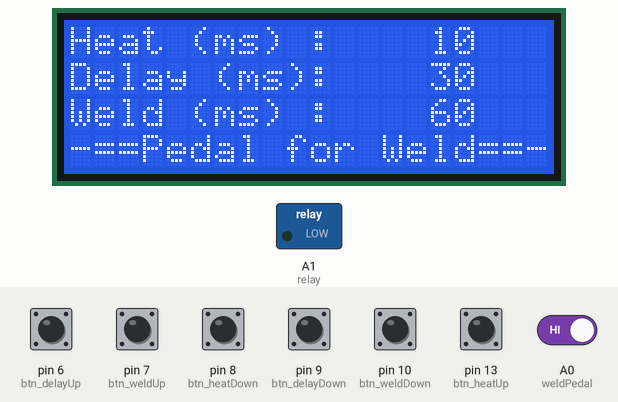
Simulated run of this sketch. Board: Arduino Nano, built with avr-gcc and run on an emulated ATmega328P. On the bench: 20×4 character LCD, switched loads named in the sketch (green lamp = pin HIGH). Dashed ring = blinking. The test bench sets the inputs (shaded band); at power-on: A0 (weldPedal) HIGH, pin 6 (btn_delayUp), pin 7 (btn_weldUp), pin 8 (btn_heatDown), pin 9 (btn_delayDown), pin 10 (btn_weldDown), pin 13 (btn_heatUp) LOW.

Above: at 2.2 s.
2.3 s: A0 (weldPedal) driven LOW
At 2.61 s:
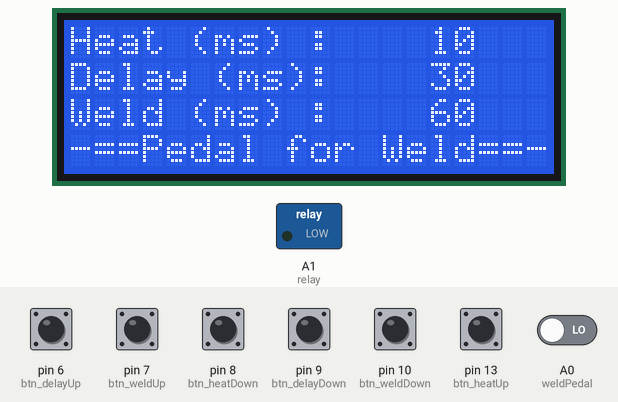
4.6 s: pin 8 (btn_heatDown) pulled HIGH for 0.15 s
At 4.88 s:
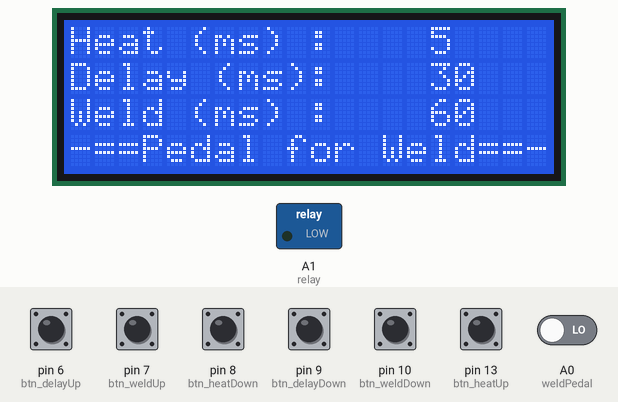
7.7 s: pin 6 (btn_delayUp) pulled HIGH for 0.15 s
At 8.33 s:
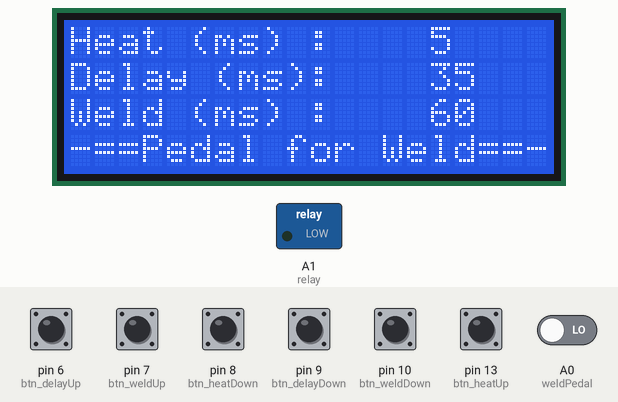
10.8 s: pin 7 (btn_weldUp) pulled HIGH for 0.15 s
At 11.0 s:
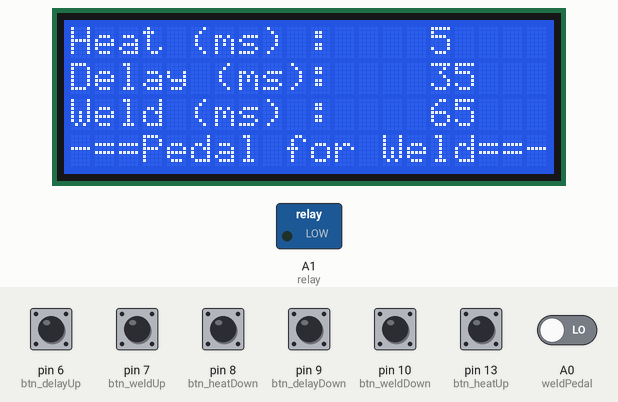
13.9 s: pin 9 (btn_delayDown) pulled HIGH for 0.15 s
At 14.51 s:
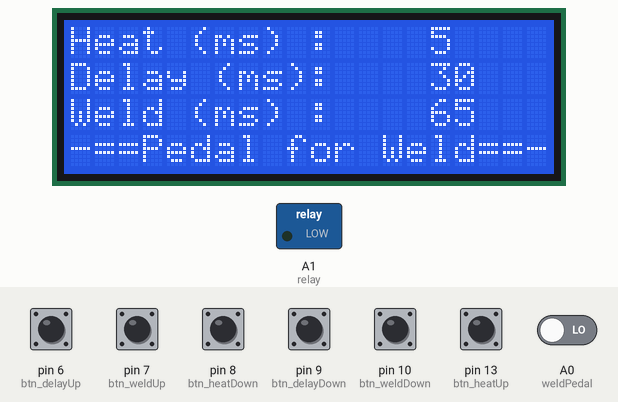
17.0 s: pin 10 (btn_weldDown) pulled HIGH for 0.15 s
At 17.18 s:
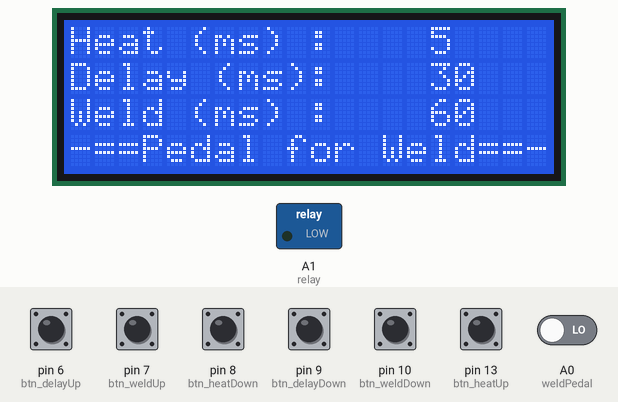
Timing chart, 0 to 21.1 s (numbered marks = the images above; inputs shaded):
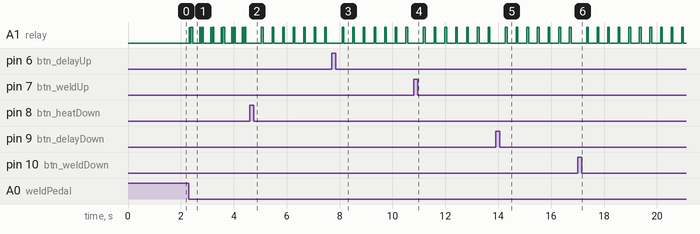

The sketch:

main.ino
```cpp
#include <Arduino.h>
#include <LiquidCrystal.h>

// button related variables
const int btn_heatUp = 13;
const int btn_heatDown = 8;
const int btn_delayUp = 6;
const int btn_delayDown = 9;
const int btn_weldUp = 7;
const int btn_weldDown = 10;
const int weldPedal = A0;
const int relay = A1;

// button state related variables
int state_btn_heatUp = 0;
int state_btn_heatDown = 0;
int state_btn_delayUp = 0;
int state_btn_delayDown = 0;
int state_btn_weldUp = 0;
int state_btn_weldDown = 0;
int state_btn_weldPedal = 0;
bool btnStateChanged = true;
bool weldDone = false;
bool paramsScreenDrawn = false;

//weld timing related variables
int heatMsPrior = 0;
int delayMsPrior = 0;
int weldMsPrior = 0;
int heatMsCurrent = 10;
int delayMsCurrent = 30;
int weldMsCurrent = 60;
int heatMsMax = 50;
int delayMsMax = 3000;
int weldMsMax = 200;
int delta = 5;

//delay timing related variables
int delayForInputs = 250;

// LCD
const int rs = 12, en = 11, d4 = 5, d5 = 4, d6 = 3, d7 = 2;
LiquidCrystal lcd(rs, en, d4, d5, d6, d7);						                           // Initialise lcd

void setup()
{
	pinMode(btn_heatUp, INPUT);
	pinMode(btn_heatDown, INPUT);
	pinMode(btn_delayUp, INPUT);
	pinMode(btn_delayDown, INPUT);
	pinMode(btn_weldUp, INPUT);
	pinMode(btn_weldDown, INPUT);
	pinMode(weldPedal, INPUT);
	pinMode(relay, OUTPUT);
	digitalWrite(relay, LOW);
	lcd.begin(20, 4); 										                                         // initialise 2004 LCD
	drawInitScreen();
	delay(1000);
}

void loop() {
	getInputs();                                                                   // just listen for inputs
}
```

inputs.ino
```cpp
// ================== functions ========================== //

void getInputs () {        									                                     // cycle through this function while not welding, allow to change params
	readBtnStates();                                                               // capture a press of any button
	if(paramsScreenDrawn == false) {                                               // just for not to redraw screen every time, thus avoid flickering
		drawParamsLabels();
		}

		if (btnStateChanged == true || weldDone == true) {                           // if got a button pushed
			drawParamsValues();
			delay(delayForInputs);
		}
	resetBtnStates();  											                                       // reset states of the buttons after done with the execution
}

void readBtnStates () {                                                          // listen for state changes of buttons

	state_btn_heatUp = digitalRead(btn_heatUp);
	state_btn_heatDown = digitalRead(btn_heatDown);
	state_btn_delayUp = digitalRead(btn_delayUp);
	state_btn_delayDown = digitalRead(btn_delayDown);
	state_btn_weldUp = digitalRead(btn_weldUp);
	state_btn_weldDown = digitalRead(btn_weldDown);
	state_btn_weldPedal = digitalRead(weldPedal);

	// adjust heat, delay and weld variable values based on buttons pressed
	if (state_btn_heatUp == HIGH) {
		heatMsPrior = heatMsCurrent;
		heatMsCurrent = heatMsCurrent + delta;
		btnStateChanged = 1;
	}

	else if (state_btn_heatDown == HIGH && heatMsCurrent >= delta) {
		heatMsPrior = heatMsCurrent;
		heatMsCurrent = heatMsCurrent - delta;
		btnStateChanged = 1;
	}

	else if (state_btn_delayUp == HIGH) {
	    delayMsPrior = delayMsCurrent;
		delayMsCurrent = delayMsCurrent + delta;
		btnStateChanged = 1;
		}

	else if (state_btn_delayDown == HIGH && delayMsCurrent >= delta) {
		delayMsPrior = delayMsCurrent;
		delayMsCurrent = delayMsCurrent - delta;
		btnStateChanged = 1;
		}

	else if (state_btn_weldUp == HIGH) {
	    weldMsPrior = weldMsCurrent;
		weldMsCurrent = weldMsCurrent + delta;
		btnStateChanged = 1;
		}

	else if (state_btn_weldDown == HIGH && weldMsCurrent >= delta) {
		weldMsPrior = weldMsCurrent;
		weldMsCurrent = weldMsCurrent - delta;
		btnStateChanged = 1;
		}
	else if (state_btn_weldPedal == LOW) {
		fullWeld();                              																		 //do the weld cycle if pedal is pressed
	}

}

void resetBtnStates () { 																												 // reset states of all buttons
	state_btn_heatUp = 0;
	state_btn_heatDown = 0;
	state_btn_delayUp = 0;
	state_btn_delayDown = 0;
	state_btn_weldUp = 0;
	state_btn_weldDown = 0;
	state_btn_weldPedal = 0;
	btnStateChanged = 0;
}
```

weld.ino
```cpp
void fullWeld () { 													                                     //groups full weld cycle
	preHeat();
	coolDown();
	weld();
	paramsScreenDrawn = false; 							                                       // set to false to redraw the screen once back to parameter adjustment screen
	weldDone = true;                                                               // set variable to true
}

void preHeat () {                          																		   // 1st pulse, to pre-heat
	drawPreheatScreen();
	digitalWrite(relay, HIGH);
	delay(heatMsCurrent);
	digitalWrite(relay, LOW);
}

void coolDown () {                        																		   // pause between 1st and 2nd pulse, to allow metal to cool down a bit
drawDelayScreen();
delay(delayMsCurrent);
}

void weld () {                             																			 // do the actual weld
drawWeldScreen();
digitalWrite(relay, HIGH);
delay(weldMsCurrent);
digitalWrite(relay, LOW);
}
```

lcd.ino
```cpp
void drawInitScreen () {   // display welcome message
lcd.setCursor(0, 0);
lcd.print("+------------------+");
lcd.setCursor(0, 1);
lcd.print("|    SpotWelder    |");
lcd.setCursor(0, 2);
lcd.print("|       v1.0       |");
lcd.setCursor(0, 3);
lcd.print("+------------------+");
}

void drawParamsLabels () {

		lcd.clear();
		lcd.setCursor(0, 0);
		lcd.print("Heat (ms) :");
		lcd.setCursor(0,1);
		lcd.print("Delay (ms):");
		lcd.setCursor(0, 2);
		lcd.print("Weld (ms) :");
		lcd.setCursor(0,3);
		lcd.print("-==Pedal for Weld==-");
		paramsScreenDrawn = true; 																									 // set to true so that names of adjustable variables are not redrawn
}
void drawParamsValues () {                                                       // display parameter adjustment screen

if (heatMsCurrent != heatMsPrior) {
	lcd.setCursor(15,0);
	lcd.print("     ");
	lcd.setCursor(15,0);
	lcd.print(heatMsCurrent);
}

if (delayMsCurrent != delayMsPrior) {
	lcd.setCursor(15,1);
	lcd.print("     ");
	lcd.setCursor(15,1);
	lcd.print(delayMsCurrent);
}

if (weldMsCurrent != weldMsPrior) {
	lcd.setCursor(15,2);
	lcd.print("     ");
	lcd.setCursor(15,2);
	lcd.print(weldMsCurrent);
}
weldDone = false;
}

void drawPreheatScreen () {
	lcd.clear();
	lcd.setCursor(0, 0);
	lcd.print("+------------------+");
	lcd.setCursor(0, 1);
	lcd.print("|       Heat       |");
	lcd.setCursor(0, 2);
	lcd.print("|                  |");
	lcd.setCursor(0, 3);
	lcd.print("+------------------+");
	}

void drawDelayScreen () {
	lcd.clear();
	lcd.setCursor(0, 0);
	lcd.print("+------------------+");
	lcd.setCursor(0, 1);
	lcd.print("|       Cool       |");
	lcd.setCursor(0,2);
	lcd.print("|       Down       |");
	lcd.setCursor(0, 3);
	lcd.print("+------------------+");
}

void drawWeldScreen () {
	lcd.clear();
	lcd.setCursor(0, 0);
	lcd.print("+------------------+");
	lcd.setCursor(0, 1);
	lcd.print("|       Weld       |");
	lcd.setCursor(0, 2);
	lcd.print("|                  |");
	lcd.setCursor(0, 3);
	lcd.print("+------------------+");
}
```

Measured:
- after the input at 2.3 s, A1 (relay): LOW → HIGH at once, then repeats every 0.40 s: LOW 0.06 s, HIGH 0.06 s, LOW 0.28 s, HIGH 0.01 s; the display: first changes at once (image 1 shows a later state)
- after the input at 4.6 s, the display: changes after 0.12 s (image 2)
- after the input at 7.7 s, the display: changes after 0.06 s (image 3)
- after the input at 10.8 s, the display: changes at once (image 4)
- after the input at 13.9 s, the display: changes after 0.05 s (image 5)
